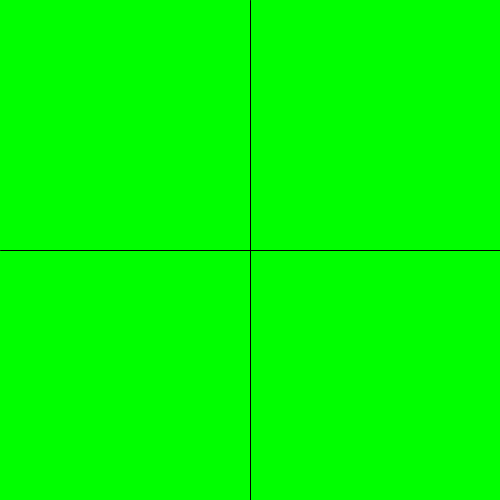
Frame 1 (no input)
Frame 60 (the mouse pressed at the canvas centre just before this capture): identical to frame 1, image omitted
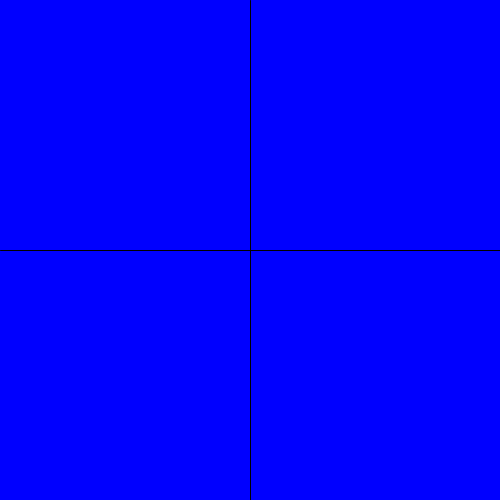
Frame 120 (the mouse held since frame 60 and released just before this capture)

The Processing sketch that drew these frames (run headless with seeded random() and noise(); from frame 60 on, the mouse is pressed at the canvas centre):

// Processing sketch: e03_drzewomakaron
// ── e03_drzewomakaron.pde
void setup() {
  size(500, 500);
}
void draw() {
  if (mouseX < 250) {
    if (mouseY < 250) {
      background(0, 255, 0);
    } else {
      background(255, 255, 0);
    }
  } else {
    if (mouseY < 250) {
      background(255, 0, 0);
    } else {
      background(0, 0, 255);
    }
  }
  line(250, 0, 250, height);
  line(0, 250, height, 250);
}

/*
x od 0 do 100 - zielony
 x od 101 do 200 - czerwony
 x od 201 do 400 - niebieski
 */
